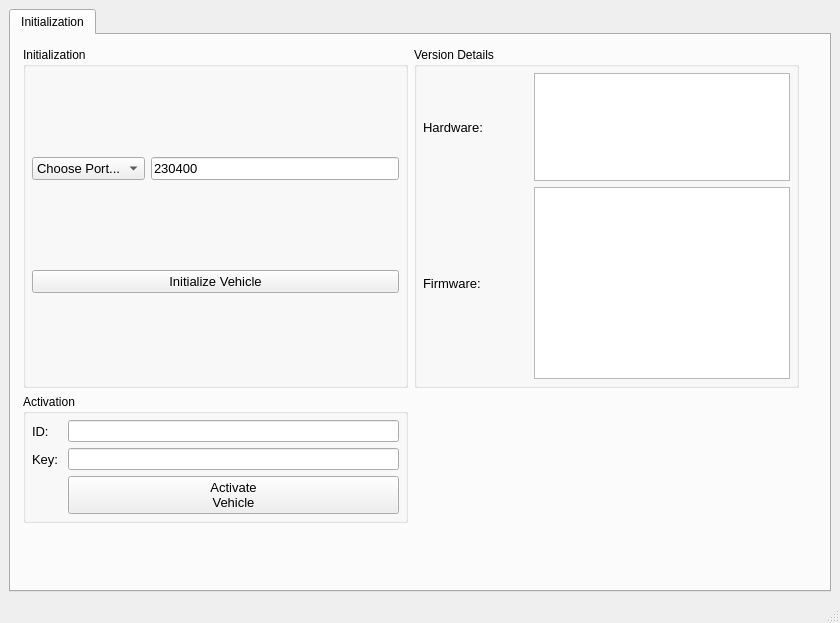
<?xml version="1.0" encoding="UTF-8"?>
<ui version="4.0">
 <class>qtOsdk</class>
 <widget class="QMainWindow" name="qtOsdk">
  <property name="geometry">
   <rect>
    <x>0</x>
    <y>0</y>
    <width>840</width>
    <height>623</height>
   </rect>
  </property>
  <property name="windowTitle">
   <string>MainWindow</string>
  </property>
  <widget class="QWidget" name="centralwidget">
   <layout class="QGridLayout" name="gridLayout">
    <item row="0" column="0">
     <widget class="QTabWidget" name="componentTabs">
      <property name="tabPosition">
       <enum>QTabWidget::North</enum>
      </property>
      <property name="tabShape">
       <enum>QTabWidget::Rounded</enum>
      </property>
      <property name="currentIndex">
       <number>0</number>
      </property>
      <widget class="QWidget" name="initTab">
       <property name="minimumSize">
        <size>
         <width>800</width>
         <height>0</height>
        </size>
       </property>
       <property name="maximumSize">
        <size>
         <width>800</width>
         <height>500</height>
        </size>
       </property>
       <attribute name="title">
        <string>Initialization</string>
       </attribute>
       <layout class="QGridLayout" name="gridLayout_2">
        <property name="leftMargin">
         <number>12</number>
        </property>
        <property name="topMargin">
         <number>12</number>
        </property>
        <property name="rightMargin">
         <number>12</number>
        </property>
        <property name="bottomMargin">
         <number>12</number>
        </property>
        <item row="0" column="0">
         <widget class="QGroupBox" name="initBox">
          <property name="minimumSize">
           <size>
            <width>0</width>
            <height>0</height>
           </size>
          </property>
          <property name="title">
           <string>Initialization</string>
          </property>
          <layout class="QGridLayout" name="gridLayout_5">
           <property name="leftMargin">
            <number>6</number>
           </property>
           <property name="topMargin">
            <number>6</number>
           </property>
           <property name="rightMargin">
            <number>6</number>
           </property>
           <property name="bottomMargin">
            <number>6</number>
           </property>
           <property name="spacing">
            <number>6</number>
           </property>
           <item row="0" column="0">
            <widget class="QComboBox" name="portSelection">
             <property name="font">
              <font>
               <pointsize>10</pointsize>
               <weight>50</weight>
               <bold>false</bold>
              </font>
             </property>
             <item>
              <property name="text">
               <string>Choose Port...</string>
              </property>
             </item>
            </widget>
           </item>
           <item row="0" column="1">
            <widget class="QLineEdit" name="baudRateInput">
             <property name="font">
              <font>
               <pointsize>10</pointsize>
               <weight>50</weight>
               <bold>false</bold>
              </font>
             </property>
             <property name="text">
              <string>230400</string>
             </property>
            </widget>
           </item>
           <item row="1" column="0" colspan="2">
            <widget class="QPushButton" name="initVehicle">
             <property name="font">
              <font>
               <pointsize>10</pointsize>
               <weight>50</weight>
               <bold>false</bold>
              </font>
             </property>
             <property name="text">
              <string>Initialize Vehicle</string>
             </property>
             <property name="flat">
              <bool>false</bool>
             </property>
            </widget>
           </item>
          </layout>
         </widget>
        </item>
        <item row="0" column="1">
         <widget class="QGroupBox" name="versionBox">
          <property name="title">
           <string>Version Details</string>
          </property>
          <layout class="QGridLayout" name="gridLayout_6">
           <property name="leftMargin">
            <number>6</number>
           </property>
           <property name="topMargin">
            <number>6</number>
           </property>
           <property name="rightMargin">
            <number>6</number>
           </property>
           <property name="bottomMargin">
            <number>6</number>
           </property>
           <property name="spacing">
            <number>6</number>
           </property>
           <item row="1" column="0">
            <widget class="QLabel" name="label_4">
             <property name="sizePolicy">
              <sizepolicy hsizetype="MinimumExpanding" vsizetype="MinimumExpanding">
               <horstretch>0</horstretch>
               <verstretch>0</verstretch>
              </sizepolicy>
             </property>
             <property name="font">
              <font>
               <pointsize>10</pointsize>
               <weight>50</weight>
               <bold>false</bold>
              </font>
             </property>
             <property name="text">
              <string>Firmware:</string>
             </property>
            </widget>
           </item>
           <item row="1" column="1">
            <widget class="QTextBrowser" name="fwVersionDisplay">
             <property name="sizePolicy">
              <sizepolicy hsizetype="MinimumExpanding" vsizetype="MinimumExpanding">
               <horstretch>0</horstretch>
               <verstretch>0</verstretch>
              </sizepolicy>
             </property>
             <property name="verticalScrollBarPolicy">
              <enum>Qt::ScrollBarAlwaysOff</enum>
             </property>
            </widget>
           </item>
           <item row="0" column="1">
            <widget class="QTextBrowser" name="hwVersionDisplay">
             <property name="sizePolicy">
              <sizepolicy hsizetype="MinimumExpanding" vsizetype="MinimumExpanding">
               <horstretch>0</horstretch>
               <verstretch>0</verstretch>
              </sizepolicy>
             </property>
             <property name="verticalScrollBarPolicy">
              <enum>Qt::ScrollBarAlwaysOff</enum>
             </property>
             <property name="horizontalScrollBarPolicy">
              <enum>Qt::ScrollBarAlwaysOff</enum>
             </property>
             <property name="sizeAdjustPolicy">
              <enum>QAbstractScrollArea::AdjustToContentsOnFirstShow</enum>
             </property>
            </widget>
           </item>
           <item row="0" column="0">
            <widget class="QLabel" name="label_3">
             <property name="sizePolicy">
              <sizepolicy hsizetype="MinimumExpanding" vsizetype="MinimumExpanding">
               <horstretch>0</horstretch>
               <verstretch>0</verstretch>
              </sizepolicy>
             </property>
             <property name="font">
              <font>
               <pointsize>10</pointsize>
               <weight>50</weight>
               <bold>false</bold>
              </font>
             </property>
             <property name="text">
              <string>Hardware: </string>
             </property>
            </widget>
           </item>
          </layout>
         </widget>
        </item>
        <item row="1" column="0">
         <widget class="QGroupBox" name="activationBox">
          <property name="title">
           <string>Activation</string>
          </property>
          <layout class="QGridLayout" name="gridLayout_4">
           <property name="leftMargin">
            <number>6</number>
           </property>
           <property name="topMargin">
            <number>6</number>
           </property>
           <property name="rightMargin">
            <number>6</number>
           </property>
           <property name="bottomMargin">
            <number>6</number>
           </property>
           <property name="spacing">
            <number>6</number>
           </property>
           <item row="0" column="1">
            <widget class="QLineEdit" name="appIDInput"/>
           </item>
           <item row="1" column="0">
            <widget class="QLabel" name="label_2">
             <property name="font">
              <font>
               <pointsize>10</pointsize>
               <weight>50</weight>
               <bold>false</bold>
              </font>
             </property>
             <property name="text">
              <string>Key: </string>
             </property>
            </widget>
           </item>
           <item row="0" column="0">
            <widget class="QLabel" name="label">
             <property name="font">
              <font>
               <pointsize>10</pointsize>
               <weight>50</weight>
               <bold>false</bold>
              </font>
             </property>
             <property name="text">
              <string>ID:</string>
             </property>
            </widget>
           </item>
           <item row="1" column="1">
            <widget class="QLineEdit" name="keyInput"/>
           </item>
           <item row="2" column="1">
            <widget class="QPushButton" name="activateButton">
             <property name="font">
              <font>
               <pointsize>10</pointsize>
               <weight>50</weight>
               <bold>false</bold>
              </font>
             </property>
             <property name="text">
              <string>Activate 
Vehicle</string>
             </property>
            </widget>
           </item>
          </layout>
         </widget>
        </item>
       </layout>
      </widget>
     </widget>
    </item>
   </layout>
  </widget>
  <widget class="QStatusBar" name="statusbar"/>
 </widget>
 <resources/>
 <connections/>
</ui>
